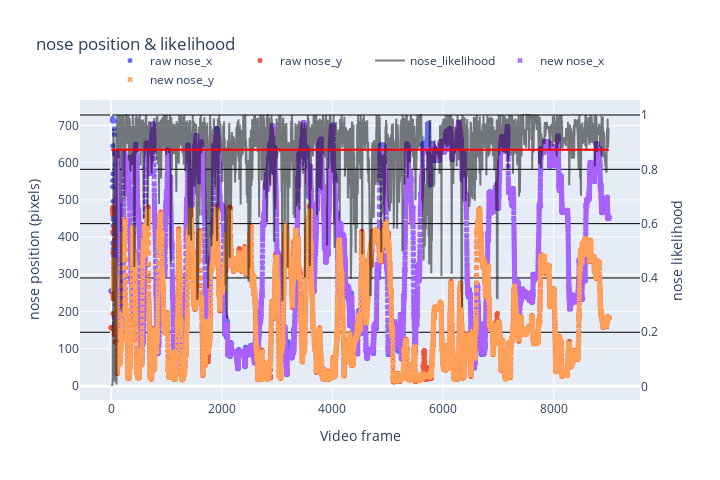

Here is the notebook cell this chart was saved with:
### Code cell
# Create figure
fig = go.Figure()

# Add traces for raw data
for column in df_raw.columns:
    if bodypart in column:
        if 'likelihood' not in column:
            fig.add_trace(go.Scatter(x=df_raw.index, y=df_raw[column], mode='markers', name=f'raw {column}', marker=dict(symbol='circle', size=5)))
        else:
            fig.add_trace(go.Scatter(x=df_raw.index, y=df_raw[column], name=f'{column}', line=dict(color='black'), yaxis='y2',opacity=0.5))

# Add traces for smoothed data
for column in df_smooth.columns:
    if bodypart in column:
        if 'likelihood' not in column:
            fig.add_trace(go.Scatter(x=df_smooth.index, y=df_smooth[column], mode='markers', name=f'new {column}', marker=dict(symbol='x', size=5)))

# Plot the tolerance limit as the mean likelihood 
if tolerance == 'mean':
            limit = max(df_raw[f'{bodypart}_likelihood'].mean(), 0.5)
else:
    limit = tolerance

# Update layout for secondary y-axis
fig.update_layout(
    xaxis=dict(title='Video frame'),
    yaxis=dict(title=f'{bodypart} position (pixels)'),
    yaxis2=dict(title=f'{bodypart} likelihood', 
                overlaying='y', 
                side='right',
                gridcolor='black'),
    title=f'{bodypart} position & likelihood',
    width=720,
    height=480,
    legend=dict(yanchor="bottom",
                y=1.02,
                xanchor="center",
                x=0.5,
                orientation="h"),
    shapes=[dict(type='line', 
                 x0=df_raw.index.min(), 
                 x1=df_raw.index.max(), 
                 y0=limit, 
                 y1=limit, 
                 line=dict(color='red', dash='solid'),
                 yref='y2')]
)

# Show plot
fig.show()

### Figure 1 — Plotly figure (JSON) as saved in the notebook; plotly's stock layout.template omitted (floating-point values rounded to 4 significant figures; data arrays with more than 128 entries replaced by an {"elided": "..."} marker saying what was removed)
{"data": [{"marker": {"size": 5, "symbol": "circle"}, "mode": "markers", "name": "raw nose_x", "type": "scatter", "x": {"elided": "9000 int values"}, "y": {"elided": "9000 float values"}}, {"marker": {"size": 5, "symbol": "circle"}, "mode": "markers", "name": "raw nose_y", "type": "scatter", "x": {"elided": "9000 int values"}, "y": {"elided": "9000 float values"}}, {"line": {"color": "black"}, "name": "nose_likelihood", "opacity": 0.5, "type": "scatter", "x": {"elided": "9000 int values"}, "y": {"elided": "9000 float values"}, "yaxis": "y2"}, {"marker": {"size": 5, "symbol": "x"}, "mode": "markers", "name": "new nose_x", "type": "scatter", "x": {"elided": "9000 int values"}, "y": {"elided": "9000 float values"}}, {"marker": {"size": 5, "symbol": "x"}, "mode": "markers", "name": "new nose_y", "type": "scatter", "x": {"elided": "9000 int values"}, "y": {"elided": "9000 float values"}}], "layout": {"height": 480, "legend": {"orientation": "h", "x": 0.5, "xanchor": "center", "y": 1.02, "yanchor": "bottom"}, "shapes": [{"line": {"color": "red", "dash": "solid"}, "type": "line", "x0": 0, "x1": 8999, "y0": 0.872, "y1": 0.872, "yref": "y2"}], "title": {"text": "nose position & likelihood"}, "width": 720, "xaxis": {"title": {"text": "Video frame"}}, "yaxis": {"title": {"text": "nose position (pixels)"}}, "yaxis2": {"gridcolor": "black", "overlaying": "y", "side": "right", "title": {"text": "nose likelihood"}}}}
